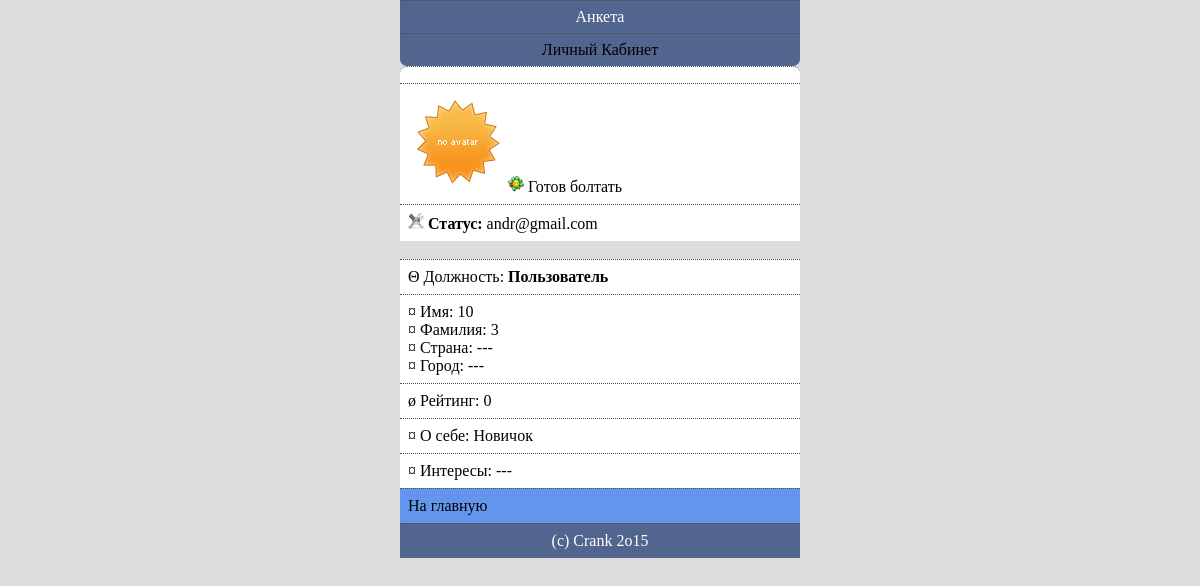
Page /PtCMSver03/anketa.php (signed in) on the committed database.
### tables this page shows
CREATE TABLE `users` (
  `id` int(10) NOT NULL,
  `reff` varchar(200) DEFAULT 'http://ruslan41khaven.myjino.ru/#',
  `url1` varchar(200) DEFAULT 'http://androfile.at.ua/',
  `url2` varchar(200) DEFAULT NULL,
  `url3` varchar(200) DEFAULT NULL,
  `url4` varchar(200) DEFAULT NULL,
  `url5` varchar(200) DEFAULT NULL,
  `login` varchar(25) NOT NULL,
  `pass` varchar(35) NOT NULL,
  `email` varchar(35) NOT NULL,
  `name` varchar(15) DEFAULT '10',
  `famil` varchar(15) DEFAULT '3',
  `gorod` varchar(20) DEFAULT '---',
  `infos` varchar(200) DEFAULT 'Новичок',
  `interest` varchar(50) DEFAULT '---',
  `reit` int(11) NOT NULL DEFAULT '0',
  `ru` int(90) NOT NULL,
  `sng` int(90) NOT NULL,
  `strana` varchar(20) DEFAULT '---',
  `admin` int(11) NOT NULL DEFAULT '0',
  `pol` varchar(3) DEFAULT NULL,
  `xstatus` enum('1','2','3','4','5','6','7','8','9','10','11','12','13','14','15','16','17') NOT NULL DEFAULT '1',
  `status` varchar(100) DEFAULT ':(',
  `post` int(11) NOT NULL DEFAULT '0',
  `patik` int(11) NOT NULL DEFAULT '13843',
  `izgnali` int(11) NOT NULL DEFAULT '0',
  `time` int(11) NOT NULL,
  `berds` int(11) NOT NULL DEFAULT '0',
  `egg` text,
  `bablo` int(11) DEFAULT '0',
  `bans` int(10) DEFAULT '0',
  `avatar` text,
  `minimalka` int(11) NOT NULL DEFAULT '500'
);

CREATE TABLE `site` (
  `copyr` varchar(1024) DEFAULT NULL,
  `title` varchar(1024) DEFAULT NULL,
  `kosh` varchar(13) DEFAULT 'КОШ СОЗДАТЕЛЯ'
);

### PtCMSver03/include/bd.php (called while the page is built, shortened)
<?
$user = mysql_fetch_assoc(mysql_query("SELECT * FROM `users` WHERE `id` = '".$_SESSION['id']."' LIMIT 1"));
?>

### PtCMSver03/anketa.php (the view, shortened to what this page needs)
<?php
include_once ('config.php');
if(!empty($user)){
echo '<div class="head"><center>Анкета</center></div>';
echo '<div class="kabi"><center><a href="kabik.php">Личный Кабинет</a></center></div>';
echo '<div class="meni"></div>';
echo '<div class="menuxa">';
echo (empty($user['avatar'])?'<img src="../avatars/notnull.png" alt="*" style="max-width: 210px; max-height: 210px;">':'<img src="../avatars/'.$user['avatar'].'" alt="*" style="max-width: 210px; max-height: 210px;">');
if($user["xstatus"]==1) echo '<img src="img/xstatus/1.png" alt="*" /><a href="xstatus.php"> Готов болтать</a>';
echo '</div>';
echo '<div class="menuxa"><a href="anketa.php?an=status"><img src="img/status.png" alt="*" /></a><b> Статус:</b>  '.$user['status'].'<br /></div></br>';
if($user["admin"]==0) echo '<div class="menuxa">&#920; Должность: <b>Пользователь</b><br /></div>';
echo '<div class="menuxa">&#164; Имя: '.$user['name'].'<br />
&#164; Фамилия: '.$user['famil'].'<br />
&#164; Страна: '.$user['strana'].'<br />
&#164; Город: '.$user['gorod'].'<br /></div>
<div class="menuxa">&#248; Рейтинг: '.$user['reit'].'<br /></div>';
echo '<div class="menuxa">&#164; О себе: '.$user['infos'].'<br /></div>
<div class="menuxa">&#164; Интересы: '.$user['interest'].'<br /></div>
<div class="test"><a href="index.php">На главную</a>
</div>';
}
include_once ('include/foot.php');
?>

### PtCMSver03/include/foot.php
<?
$ss = mysql_fetch_assoc(mysql_query("SELECT * FROM `site`"));
echo '<div class="foot"><center>'.$ss['copyr'].'</center></div>';
?>

### desing/css.css (style rules this page uses)
a { color: black; text-decoration: none; }
.menuxa { color: black; BACKGROUND: #fff; PADDING:8PX; BORDER-TOP:1PX DOTTED #4D4D4D; }
.meni { color: black; BACKGROUND: #fff; PADDING:8PX; BORDER-TOP:1PX DOTTED #4D4D4D; border-radius : 7px 7px 0px 0px; }
.test { color: #55BE52; BACKGROUND: CornflowerBlue; BORDER-TOP:1PX DOTTED #4D4D4D; PADDING: 8PX; }
.head { color: #fff; BACKGROUND: #002800 url(head.png) ; BORDER-TOP:1PX DOTTED #4D4D4D; PADDING: 7PX; }
.kabi { color: WhiteSmoke; BACKGROUND: #002800 url(head.png) ; BORDER-TOP:1PX DOTTED #4D4D4D; border-radius : 0 0 7px 7px; PADDING: 7PX; }
.foot { color: #fff; BACKGROUND: #002800 url(head.png) ; BORDER-TOP:1PX DOTTED #4D4D4D; PADDING: 8PX; }

### rows in the picture
users: status "andr@gmail.com", name "10", famil "3", strana "---", gorod "---", reit "0", infos "Новичок", interest "---"
site: copyr "(c) Crank 2o15"
